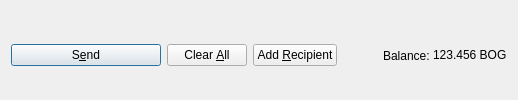
         <widget class="QFrame" name="frame_Send">
          <layout class="QHBoxLayout" name="horizontalLayout">
           <property name="bottomMargin">
            <number>0</number>
           </property>
           <item>
            <widget class="QPushButton" name="sendButton">
             <property name="minimumSize">
              <size>
               <width>150</width>
               <height>0</height>
              </size>
             </property>
             <property name="toolTip">
              <string>Confirm the send action</string>
             </property>
             <property name="text">
              <string>S&amp;end</string>
             </property>
             <property name="icon">
              <iconset resource="../bogcoin.qrc">
               <normaloff>:/icons/send</normaloff>:/icons/send</iconset>
             </property>
             <property name="autoDefault">
              <bool>false</bool>
             </property>
             <property name="default">
              <bool>true</bool>
             </property>
            </widget>
           </item>
           <item>
            <widget class="QPushButton" name="clearButton">
             <property name="sizePolicy">
              <sizepolicy hsizetype="Minimum" vsizetype="Fixed">
               <horstretch>0</horstretch>
               <verstretch>0</verstretch>
              </sizepolicy>
             </property>
             <property name="toolTip">
              <string>Clear all fields of the form.</string>
             </property>
             <property name="text">
              <string>Clear &amp;All</string>
             </property>
             <property name="icon">
              <iconset resource="../bogcoin.qrc">
               <normaloff>:/icons/remove</normaloff>:/icons/remove</iconset>
             </property>
             <property name="autoDefault">
              <bool>false</bool>
             </property>
            </widget>
           </item>
           <item>
            <widget class="QPushButton" name="addButton">
             <property name="toolTip">
              <string>Send to multiple recipients at once</string>
             </property>
             <property name="text">
              <string>Add &amp;Recipient</string>
             </property>
             <property name="icon">
              <iconset resource="../bogcoin.qrc">
               <normaloff>:/icons/add</normaloff>:/icons/add</iconset>
             </property>
             <property name="autoDefault">
              <bool>false</bool>
             </property>
            </widget>
           </item>
           <item>
            <spacer name="horizontalSpacer">
             <property name="orientation">
              <enum>Qt::Horizontal</enum>
             </property>
             <property name="sizeHint" stdset="0">
              <size>
               <width>40</width>
               <height>20</height>
              </size>
             </property>
            </spacer>
           </item>
           <item>
            <layout class="QHBoxLayout" name="horizontalLayout_2">
             <property name="spacing">
              <number>3</number>
             </property>
             <item>
              <widget class="QLabel" name="label">
               <property name="text">
                <string>Balance:</string>
               </property>
              </widget>
             </item>
             <item>
              <widget class="QLabel" name="labelBalance">
               <property name="sizePolicy">
                <sizepolicy hsizetype="Preferred" vsizetype="Fixed">
                 <horstretch>0</horstretch>
                 <verstretch>0</verstretch>
                </sizepolicy>
               </property>
               <property name="cursor">
                <cursorShape>IBeamCursor</cursorShape>
               </property>
               <property name="text">
                <string notr="true">123.456 BOG</string>
               </property>
               <property name="textInteractionFlags">
                <set>Qt::LinksAccessibleByMouse|Qt::TextSelectableByKeyboard|Qt::TextSelectableByMouse</set>
               </property>
              </widget>
             </item>
            </layout>
           </item>
          </layout>
         </widget>
